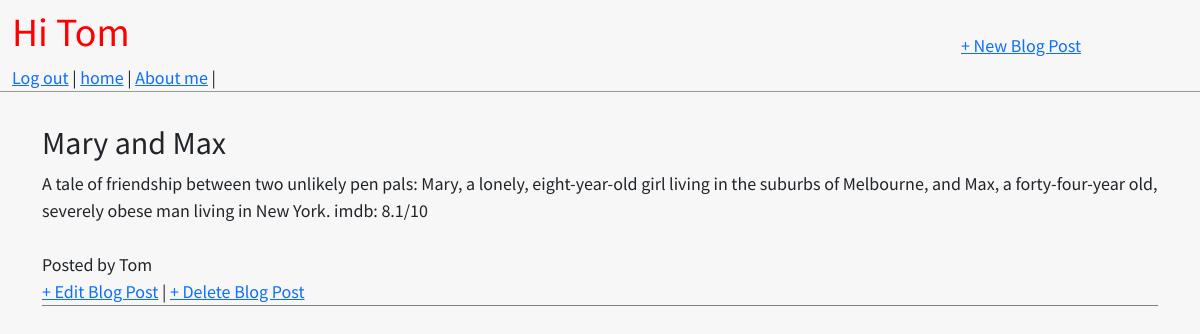
The app's page /post/5/ (signed in) with its own data.
### blog/models.py (models this page shows, shortened)
class Post(models.Model):
    title = models.CharField(max_length=200)
    author = models.ForeignKey(
        "auth.User",
        on_delete=models.CASCADE,
    )
    body = models.TextField()

### blog/views.py (the view)
# urls.py: path("post/<int:pk>/", BlogDetailView.as_view(),  name="post_detail"),
class BlogDetailView(DetailView):
    model = Post
    template_name = "post_detail.html"

### templates/post_detail.html
{% extends "base.html" %}
{% block content %}
<div class="post-entry">
    <h2>{{ post.title|capfirst }}</h2>
    <p>{{ post.body }}</p>
    <br>
    <p>Posted by {{ post.author|capfirst }}</p>
    <a href="{% url 'post_edit' post.pk %}">+ Edit Blog Post</a> |
    <a href="{% url 'post_delete' post.pk %}">+ Delete Blog Post</a>
{% endblock content %}

### templates/base.html (shortened to what this page needs)
{% load static %}
<!DOCTYPE html>
<html lang="en">
<head>
    <link href="https://cdn.jsdelivr.net/npm/bootstrap@5.0.0-beta1/dist/css/bootstrap.min.css" rel="stylesheet">
    <link rel="stylesheet" href="{% static 'css/base.css' %}">
</head>
<body>
    <header>
        <div class="container">
            <div class="nav-left">
                {% if user.is_authenticated %}
                <h1 class='pt-2'><a href="{% url 'home' %}">Hi {{ user.username|capfirst }}</a></h1>
                <a href="{% url 'logout' %}">Log out</a> |
                {% else %}
                <h1><a href="{% url 'home' %}">Django blog</a></h1>
                <a href="{% url 'login' %}">Log In</a> |
                <a href="{% url 'signup' %}">Sign up</a> |
                {% endif %}
                <a href="{% url 'home' %}">home</a> |
                <a href="{% url 'aboutme' %}">About me</a> |
            </div>
        </div>
        {% if user.is_authenticated %}
        <div class="nav-right">
            <a href="{% url 'post_new' %}">+ New Blog Post</a>
        </div>
        {% endif %}
    </header>
    <div class="container">
        {% if user.is_authenticated %}
        <div>
            {% block content %}
            {% endblock content %}
        </div>
        {% else %}
            <p class="text-center">Please login to see content</p>
        {% endif %}
    </div>
    </body>
    </html>

### static/css/base.css (style rules this page uses)
body { font-family: 'Source Sans Pro', sans-serif; font-size: 18px; background-color: rgb(247, 247, 247); }
header { border-bottom: 1px solid #999; margin-bottom: 2rem; display: flex; }
header h1 a { color: red; text-decoration: none; }
.nav-left { margin-right: auto; }
.nav-right { padding-top: 2rem; width: 300px; }
.post-entry { margin-bottom: 2rem; border-bottom: 1px grey double; }
.post-entry h2 { margin: 0.5rem 0; }
.post-entry p { margin: 0; font-weight: 400; }

### records on screen
Post: title "Mary and Max", body "A tale of friendship between two unlikely pen pals: Mary, a lonely, eight-year-old girl living in the suburbs of Melbourne, and Max, a forty-four-year old, severely obese man living in New York. imdb: 8.1/10", author "Tom"

### other values on screen
{{ user.username|capfirst }} "Tom"
